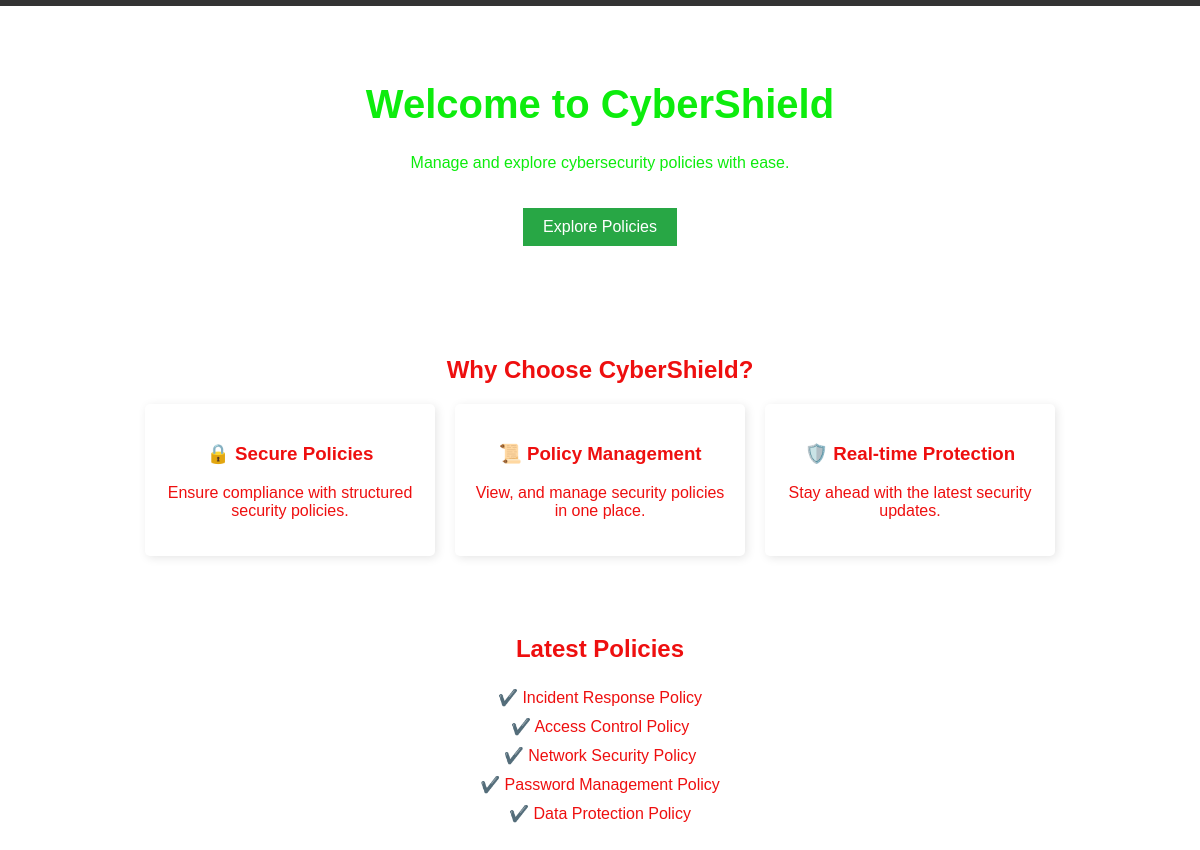
The page /home on the database its author committed.
### tables this page shows
CREATE TABLE policies (
                        id INTEGER PRIMARY KEY AUTOINCREMENT,
                        title TEXT NOT NULL,
                        description TEXT NOT NULL
                        
                      , long_description TEXT, advantages TEXT, disadvantages TEXT, tools TEXT);

### app.py (the view)
@app.route('/home')
def home():
    conn = get_db_connection()
    cursor = conn.cursor()
    cursor.execute("SELECT * FROM policies ORDER BY id DESC LIMIT 5")
    policies = cursor.fetchall()
    conn.close()
    return render_template('home.html', policies=policies)

### app.py (called while the page is built)
def get_db_connection():
    conn = sqlite3.connect("security.db")
    conn.row_factory = sqlite3.Row
    return conn

### templates/home.html (shortened to what this page needs)
<!DOCTYPE html>
<html lang="en">
<head>
    <link rel="stylesheet" href="{{ url_for('static', filename='home.css') }}">
</head>
<body>
    <nav class="navbar">
    </nav>
    <div class="hero">
        <h1>Welcome to CyberShield</h1>
        <p>Manage and explore cybersecurity policies with ease.</p>
        <a href="{{ url_for('register') }}" class="btn">Explore Policies</a>
    </div>
    <section class="features">
        <h2>Why Choose CyberShield?</h2>
        <div class="feature-grid">
            <div class="feature-box">
                <h3>🔒 Secure Policies</h3>
                <p>Ensure compliance with structured security policies.</p>
            </div>
            <div class="feature-box">
                <h3>📜 Policy Management</h3>
                <p>View, and manage security policies in one place.</p>
            </div>
            <div class="feature-box">
                <h3>🛡️ Real-time Protection</h3>
                <p>Stay ahead with the latest security updates.</p>
            </div>
        </div>
    </section>
    <section class="recent-policies">
        <h2>Latest Policies</h2>
        <ul>
            {% for policy in policies %}
                <li>✔️ {{ policy['title'] }}</li>
            {% else %}
                <p>No policies available.</p>
            {% endfor %}
        </ul>
    </section>
</body>
</html>

### static/home.css (style rules this page uses)
body { font-family: Arial, sans-serif; margin: 0; padding: 0; height: 100vh; display: flex; flex-direction: column; align-items: fullsize; justify-content: center; color: rgb(238, 15, 15); }
.navbar { display: flex; justify-content: space-between; padding: 10px 20px; background-color: #333; color: white; }
.hero { text-align: center; padding: 50px 20px; color: rgb(13, 236, 13); }
.hero h1 { font-size: 2.5em; }
.hero .btn { display: inline-block; padding: 10px 20px; background: #28a745; color: white; text-decoration: none; margin-top: 20px; }
.features { text-align: center; padding: 40px 20px; }
.feature-grid { display: flex; justify-content: center; gap: 20px; }
.feature-box { background: white; padding: 20px; border-radius: 5px; width: 250px; box-shadow: 2px 2px 10px rgba(0,0,0,0.1); }
.recent-policies { text-align: center; padding: 20px; }
.recent-policies ul { list-style: none; padding: 0; }
.recent-policies li { padding: 5px 0; }

### rows shown on the page
policies: title "Incident Response Policy"
policies: title "Access Control Policy"
policies: title "Network Security Policy"
policies: title "Password Management Policy"
policies: title "Data Protection Policy"
